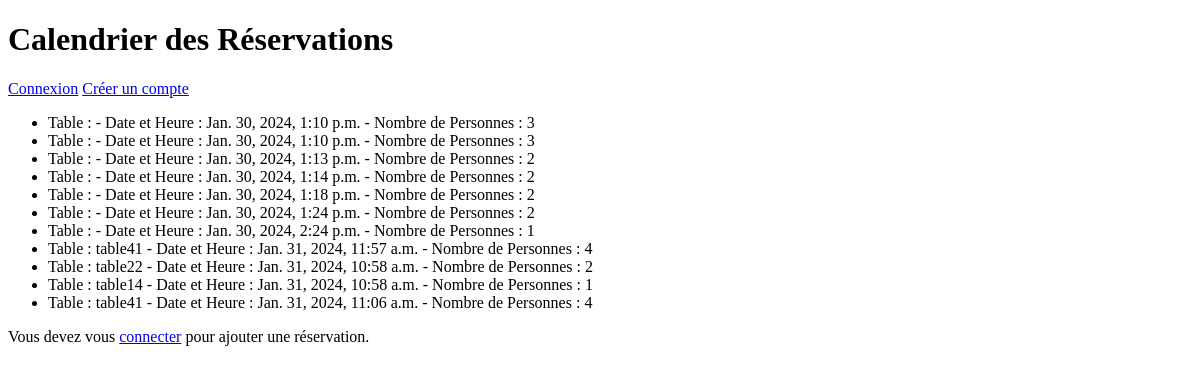
Page /app_info/calendrier/ on the earlier database version.
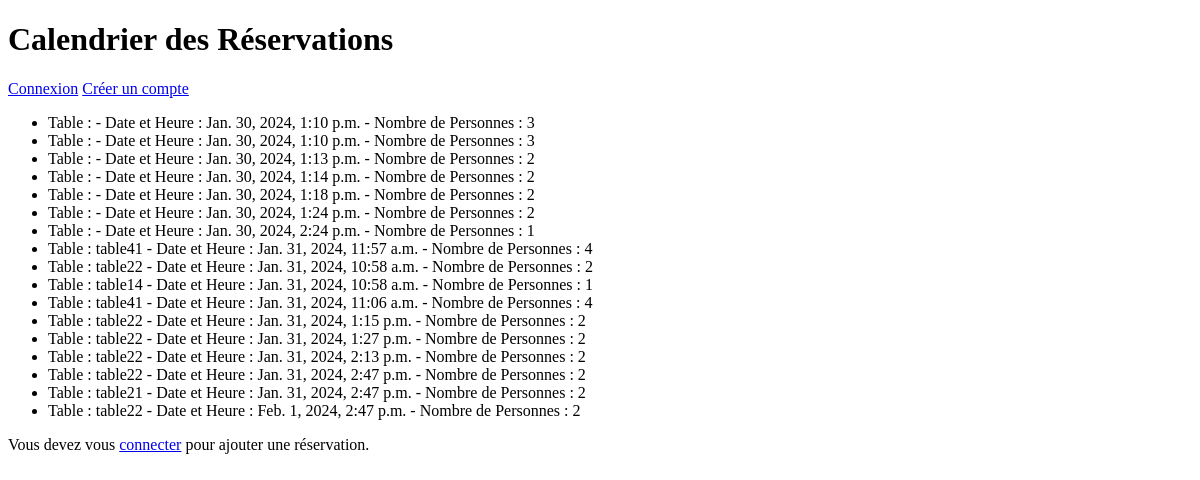
Same page on the later database version.
### app_info/models.py (models this page shows, shortened)
class Reservation(models.Model):
    user = models.ForeignKey(User, on_delete=models.CASCADE, null=True)
    nom = models.CharField(max_length=100)
    date_heure = models.DateTimeField()
    nombre_personnes = models.IntegerField()
    table = models.ForeignKey(Table, on_delete=models.SET_NULL, null=True)

class Table(models.Model):
    id=models.AutoField(primary_key=True)
    nom = models.CharField(max_length=100, unique=True)
    capacite = models.IntegerField()

### app_info/views.py (the view)
# urls.py: path('calendrier/', views.calendrier_reservations, name='calendrier_reservations'),
def calendrier_reservations(request):
    reservations = Reservation.objects.all()
    return render(request, 'app_info/calendrier.html', {'reservations': reservations})

### app_info/templates/app_info/calendrier.html (shortened to what this page needs)
<!DOCTYPE html>
<html lang="fr">
<head>
</head>
<body>
    <h1>Calendrier des Réservations</h1>
    {% if user.is_authenticated %}
    <a href="{% url 'logout' %}">Déconnexion</a>
{% else %}
    <a href="{% url 'login' %}" class="btn btn-primary">Connexion</a>
{% endif %}
<a href="{% url 'signup' %}">Créer un compte</a>
    <ul>
        {% for reservation in reservations %}
        <li>
            Table : {{ reservation.table.nom }} -
            Date et Heure : {{ reservation.date_heure }} -
            Nombre de Personnes : {{ reservation.nombre_personnes }}
        </li>
        {% endfor %}
    </ul>
    {% if user.is_authenticated %}
    <a href="{% url 'ajouter_reservation' %}">Ajouter une réservation</a>
    {% else %}
    <p>Vous devez vous <a href="{% url 'login' %}">connecter</a> pour ajouter une réservation.</p>
{% endif %}
</body>
</html>

Differences in the rows shown:
added Reservation: table.nom "table22", date_heure "Jan. 31, 2024, 1:15 p.m.", nombre_personnes "2"
added Reservation: table.nom "table22", date_heure "Jan. 31, 2024, 1:27 p.m.", nombre_personnes "2"
added Reservation: table.nom "table22", date_heure "Jan. 31, 2024, 2:13 p.m.", nombre_personnes "2"
added Reservation: table.nom "table22", date_heure "Jan. 31, 2024, 2:47 p.m.", nombre_personnes "2"
added Reservation: table.nom "table21", date_heure "Jan. 31, 2024, 2:47 p.m.", nombre_personnes "2"
added Reservation: table.nom "table22", date_heure "Feb. 1, 2024, 2:47 p.m.", nombre_personnes "2"
